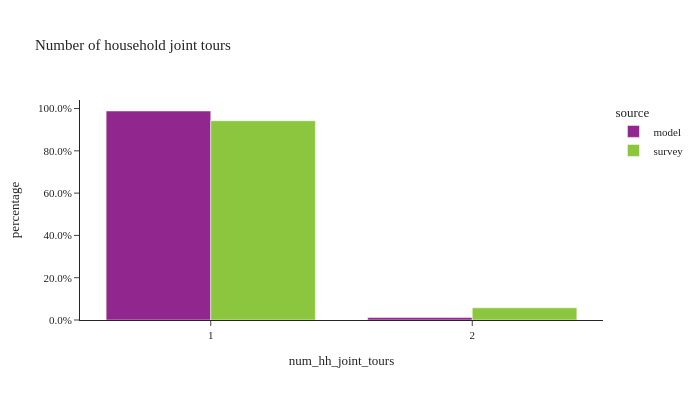

Here is the notebook cell this chart was saved with:
### Code cell
util.plot_share_barchart(joint_hh_data, 'hh_weight', 'num_hh_joint_tours', title="Number of household joint tours")

### Figure 1 — Plotly figure (JSON) as saved in the notebook; plotly's stock layout.template omitted (floating-point values rounded to 4 significant figures)
{"data": [{"alignmentgroup": "True", "customdata": [[117863], [1387]], "hovertemplate": "source=model<br>num_hh_joint_tours=%{x}<br>percentage=%{y}<br>sample_size=%{customdata[0]}<extra></extra>", "legendgroup": "model", "marker": {"color": "#91268F", "pattern": {"shape": ""}}, "name": "model", "offsetgroup": "model", "orientation": "v", "showlegend": true, "textposition": "auto", "type": "bar", "x": [1.0, 2.0], "xaxis": "x", "y": [0.9884, 0.01163], "yaxis": "y"}, {"alignmentgroup": "True", "customdata": [[296], [27]], "hovertemplate": "source=survey<br>num_hh_joint_tours=%{x}<br>percentage=%{y}<br>sample_size=%{customdata[0]}<extra></extra>", "legendgroup": "survey", "marker": {"color": "#8CC63E", "pattern": {"shape": ""}}, "name": "survey", "offsetgroup": "survey", "orientation": "v", "showlegend": true, "textposition": "auto", "type": "bar", "x": [1.0, 2.0], "xaxis": "x", "y": [0.9424, 0.0576], "yaxis": "y"}], "layout": {"barmode": "group", "height": 400, "legend": {"title": {"text": "source"}, "tracegroupgap": 0}, "title": {"text": "Number of household joint tours"}, "width": 700, "xaxis": {"anchor": "y", "domain": [0.0, 1.0], "title": {"text": "num_hh_joint_tours"}}, "yaxis": {"anchor": "x", "domain": [0.0, 1.0], "tickformat": ".1%", "title": {"text": "percentage"}}}}
